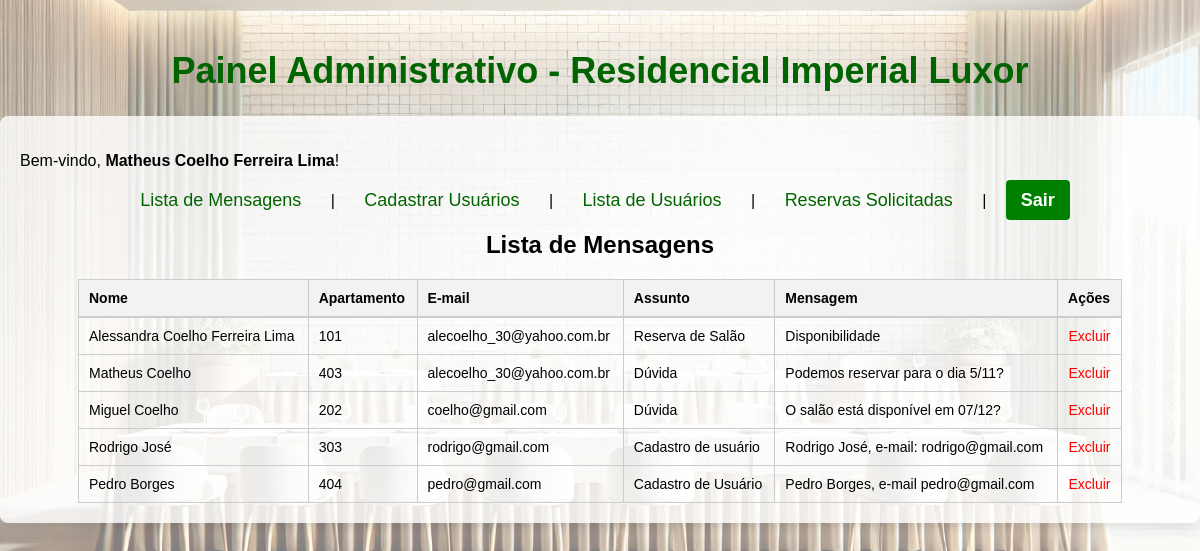
Page /admin/index.php?pg=lista_msg (signed in) on the committed database.
### tables this page shows
CREATE TABLE `contato` (
  `id` int(11) NOT NULL,
  `nome` varchar(100) DEFAULT NULL,
  `apartamento` int(3) DEFAULT NULL,
  `email` varchar(100) DEFAULT NULL,
  `assunto` varchar(50) DEFAULT NULL,
  `mensagem` text DEFAULT NULL
);

### admin/lista_msg.php (the view, shortened to what this page needs)
<h2 style="text-align: center; font-family: Arial, sans-serif;">Lista de Mensagens</h2>
<?php
include_once("../config.inc.php");
$sql = mysqli_query($conexao, "SELECT * FROM contato");
if ($sql && mysqli_num_rows($sql) > 0) {
    echo '<div style="width: 90%; margin: 0 auto; font-family: Arial, sans-serif;">';
    echo '<table style="width: 100%; border-collapse: collapse; text-align: left; font-size: 14px;">';
    echo '<thead>';
    echo '<tr style="background-color: #f2f2f2; border-bottom: 2px solid #ccc;">';
    echo '<th style="padding: 10px; border: 1px solid #ccc;">Nome</th>';
    echo '<th style="padding: 10px; border: 1px solid #ccc;">Apartamento</th>';
    echo '<th style="padding: 10px; border: 1px solid #ccc;">E-mail</th>';
    echo '<th style="padding: 10px; border: 1px solid #ccc;">Assunto</th>';
    echo '<th style="padding: 10px; border: 1px solid #ccc;">Mensagem</th>';
    echo '<th style="padding: 10px; border: 1px solid #ccc;">Ações</th>';
    echo '</tr>';
    echo '</thead>';
    echo '<tbody>';
    while ($tabela = mysqli_fetch_array($sql)) {
        echo '<tr>';
        echo '<td style="padding: 10px; border: 1px solid #ccc;">' . htmlspecialchars($tabela['nome']) . '</td>';
        echo '<td style="padding: 10px; border: 1px solid #ccc;">' . htmlspecialchars($tabela['apartamento']) . '</td>';
        echo '<td style="padding: 10px; border: 1px solid #ccc;">' . htmlspecialchars($tabela['email']) . '</td>';
        echo '<td style="padding: 10px; border: 1px solid #ccc;">' . htmlspecialchars($tabela['assunto']) . '</td>';
        echo '<td style="padding: 10px; border: 1px solid #ccc; max-width: 300px; overflow: hidden; text-overflow: ellipsis; white-space: nowrap;">' . htmlspecialchars($tabela['mensagem']) . '</td>';
        echo '<td style="padding: 10px; border: 1px solid #ccc; text-align: center;">';
        echo '<a href="?pg=excluir&id=' . htmlspecialchars($tabela['id']) . '" style="color: red; text-decoration: none;" onclick="return confirm(\'Tem certeza que deseja excluir esta mensagem?\');">Excluir</a>';
        echo '</td>';
        echo '</tr>';
    }
    echo '</tbody>';
    echo '</table>';
    echo '</div>';
} else {
    echo "<p style='text-align: center; color: #555;'>Não há mensagens cadastradas.</p>";
}
?>

### admin/index.php (style rules this page uses)
body { background-image: url("Imagem/imagem2.jpeg"); background-size: cover; background-position: center; font-family: Arial, sans-serif; color: black; background-color: rgba(255, 255, 255, 0.5); background-blend-mode: overlay; margin: 0; padding: 0; }

### rows in the picture
contato: nome "Alessandra Coelho Ferreira Lima", apartamento "101", email "alecoelho_30@yahoo.com.br", assunto "Reserva de Salão", mensagem "Disponibilidade"
contato: nome "Matheus Coelho", apartamento "403", email "alecoelho_30@yahoo.com.br", assunto "Dúvida", mensagem "Podemos reservar para o dia 5/11?"
contato: nome "Miguel Coelho", apartamento "202", email "coelho@gmail.com", assunto "Dúvida", mensagem "O salão está disponível em 07/12?"
contato: nome "Rodrigo José", apartamento "303", email "rodrigo@gmail.com", assunto "Cadastro de usuário", mensagem "Rodrigo José, e-mail: rodrigo@gmail.com"
contato: nome "Pedro Borges", apartamento "404", email "pedro@gmail.com", assunto "Cadastro de Usuário", mensagem "Pedro Borges, e-mail pedro@gmail.com"

### other values in the picture
$_SESSION['nome'] "Matheus Coelho Ferreira Lima"
